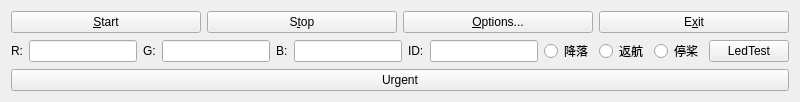
    <widget class="QWidget" name="widget" native="true">
     <layout class="QGridLayout" name="gridLayout_2">
      <item row="0" column="0">
       <layout class="QVBoxLayout" name="verticalLayout_3">
        <item>
         <layout class="QHBoxLayout" name="horizontalLayout_3">
          <item>
           <widget class="QPushButton" name="BtnStart">
            <property name="enabled">
             <bool>true</bool>
            </property>
            <property name="toolTip">
             <string/>
            </property>
            <property name="text">
             <string>&amp;Start</string>
            </property>
            <property name="icon">
             <iconset>
              <normaloff>:/buttons/start.bmp</normaloff>:/buttons/start.bmp</iconset>
            </property>
            <property name="flat">
             <bool>false</bool>
            </property>
           </widget>
          </item>
          <item>
           <widget class="QPushButton" name="BtnStop">
            <property name="enabled">
             <bool>true</bool>
            </property>
            <property name="toolTip">
             <string/>
            </property>
            <property name="text">
             <string>S&amp;top</string>
            </property>
            <property name="icon">
             <iconset>
              <normaloff>:/buttons/stop2.bmp</normaloff>:/buttons/stop2.bmp</iconset>
            </property>
            <property name="flat">
             <bool>false</bool>
            </property>
           </widget>
          </item>
          <item>
           <widget class="QPushButton" name="BtnOpt">
            <property name="enabled">
             <bool>true</bool>
            </property>
            <property name="toolTip">
             <string/>
            </property>
            <property name="text">
             <string>&amp;Options...</string>
            </property>
            <property name="icon">
             <iconset resource="strsvr_qt.qrc">
              <normaloff>:/buttons/toolbmp</normaloff>:/buttons/toolbmp</iconset>
            </property>
            <property name="flat">
             <bool>false</bool>
            </property>
           </widget>
          </item>
          <item>
           <widget class="QPushButton" name="BtnExit">
            <property name="enabled">
             <bool>true</bool>
            </property>
            <property name="toolTip">
             <string/>
            </property>
            <property name="text">
             <string>E&amp;xit</string>
            </property>
            <property name="flat">
             <bool>false</bool>
            </property>
           </widget>
          </item>
         </layout>
        </item>
        <item>
         <layout class="QHBoxLayout" name="horizontalLayout_7">
          <item>
           <layout class="QHBoxLayout" name="horizontalLayout_6">
            <item>
             <widget class="QLabel" name="LabelR">
              <property name="text">
               <string>R:</string>
              </property>
             </widget>
            </item>
            <item>
             <widget class="QLineEdit" name="LER"/>
            </item>
           </layout>
          </item>
          <item>
           <layout class="QHBoxLayout" name="horizontalLayout_5">
            <item>
             <widget class="QLabel" name="LabelG">
              <property name="text">
               <string>G:</string>
              </property>
             </widget>
            </item>
            <item>
             <widget class="QLineEdit" name="LEG"/>
            </item>
           </layout>
          </item>
          <item>
           <layout class="QHBoxLayout" name="horizontalLayout_4">
            <item>
             <widget class="QLabel" name="LabelB">
              <property name="text">
               <string>B:</string>
              </property>
             </widget>
            </item>
            <item>
             <widget class="QLineEdit" name="LEB"/>
            </item>
           </layout>
          </item>
          <item>
           <layout class="QHBoxLayout" name="horizontalLayout_8">
            <item>
             <widget class="QLabel" name="LabelID">
              <property name="text">
               <string>ID:</string>
              </property>
             </widget>
            </item>
            <item>
             <widget class="QLineEdit" name="LEID"/>
            </item>
           </layout>
          </item>
          <item>
           <widget class="QRadioButton" name="RBLand">
            <property name="text">
             <string>降落</string>
            </property>
           </widget>
          </item>
          <item>
           <widget class="QRadioButton" name="RBRtl">
            <property name="text">
             <string>返航</string>
            </property>
           </widget>
          </item>
          <item>
           <widget class="QRadioButton" name="RBStopPropeller">
            <property name="text">
             <string>停桨</string>
            </property>
           </widget>
          </item>
          <item>
           <widget class="QPushButton" name="BtnLedTest">
            <property name="text">
             <string>LedTest</string>
            </property>
           </widget>
          </item>
         </layout>
        </item>
        <item>
         <widget class="QPushButton" name="BtnUrgent">
          <property name="text">
           <string>Urgent</string>
          </property>
         </widget>
        </item>
       </layout>
      </item>
     </layout>
    </widget>
